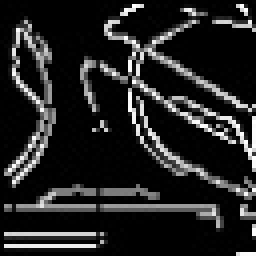
#> input picture train_data/0train168.jpg, 64 x 64 px, given in place of 171921-005.bmp, which was not available (shown 4 times larger)
$ python test.py
#> lines starting #> are read from the running program, lines starting #| are printed output that depends on the picture; pictures that were not available may be replaced by others from this repository, and a replacement may not be noted
import tensorflow as tf
import os
import numpy as np
import cv2
import glob


#参数设置
learning_rate = 0.0001
train_size = 350
batch_size = 50
train_data_path = "train_data"
test_data_path = "test_data"
img_num = 2
n_classes = 2
batch_step = 0
test1 = "test_data\\test1.jpg"


#读取图片，利用canny算子进行边缘检测
img = cv2.imread('tupian/171921-005.bmp')
#> img is the input picture: shape (64, 64, 3); min 0, max 255, mean 35.3
img_yuan = cv2.resize(img, (1024, 544))
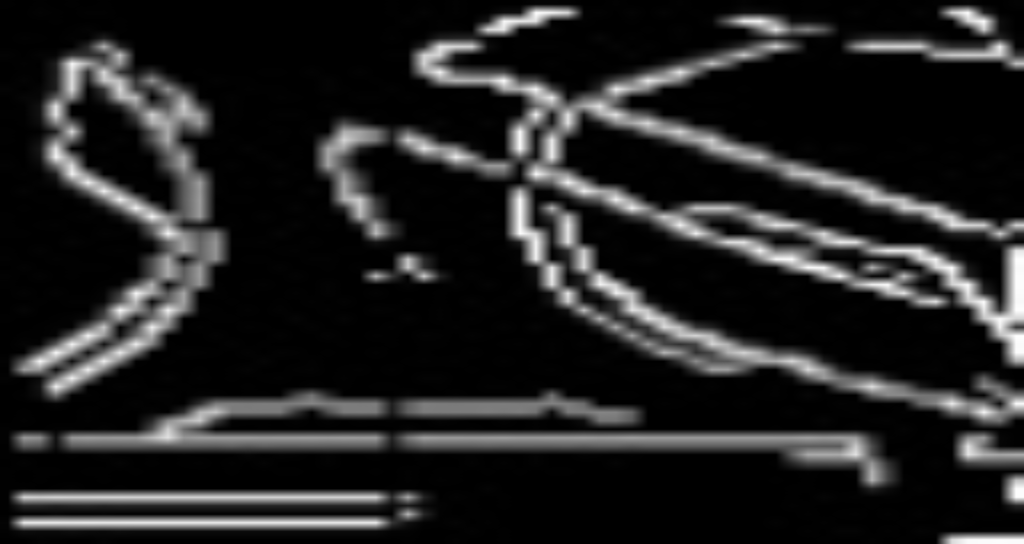
#> img_yuan: shape (544, 1024, 3); min 0, max 254, mean 35.2
img = cv2.cvtColor(img_yuan, cv2.COLOR_BGR2GRAY)
#> img: shape (544, 1024)
img = cv2.Canny(img, 50, 130)
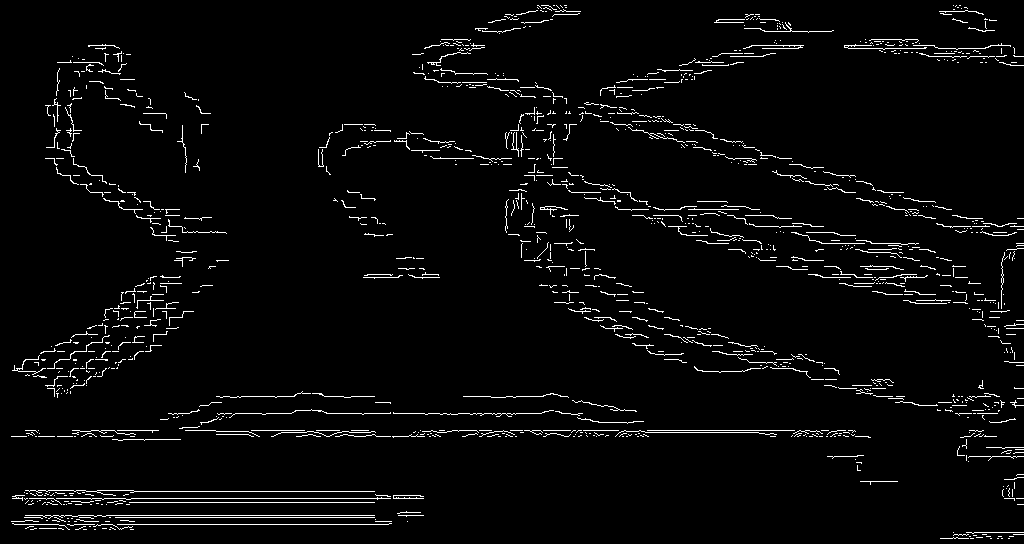
#> img: shape (544, 1024); 3.3% white in thin lines or dots


#利用霍夫变换检测圆
circles = cv2.HoughCircles(img, cv2.HOUGH_GRADIENT, dp=1, minDist=40, param1=220, param2=30, minRadius=5, maxRadius=40)
#> circles = None


#在保存切割的图像之前，清空文件夹内的内容
fileNames = glob.glob(test_data_path + r'\*')
for fileName in fileNames:
    if fileName == test1:
        pass
    else:
        os.remove(fileName)


#对图像进行标注，分割，保存
#> (the run stopped early here; a loop or call above may not have finished)

$ run again, on train_data/0train232.jpg
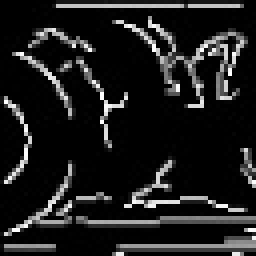
#> input picture train_data/0train232.jpg, 64 x 64 px, given in place of 171921-005.bmp, which was not available (shown 4 times larger)
#> img is the input picture: shape (64, 64, 3); min 0, max 255, mean 28.9
#> `img_yuan = cv2.resize(img, (1024, 544))`:
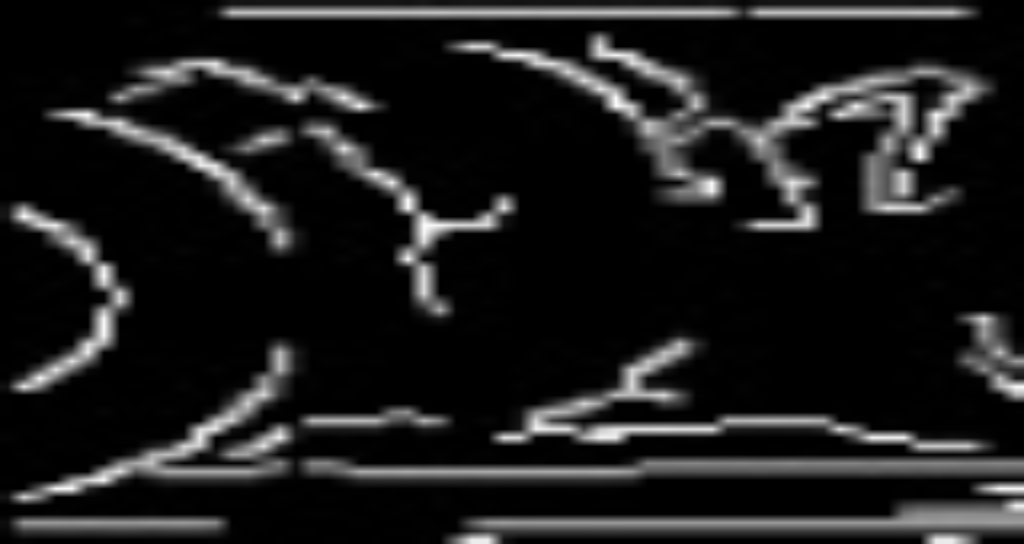
#> img_yuan: shape (544, 1024, 3); min 0, max 252, mean 28.8
#> `img = cv2.Canny(img, 50, 130)`:
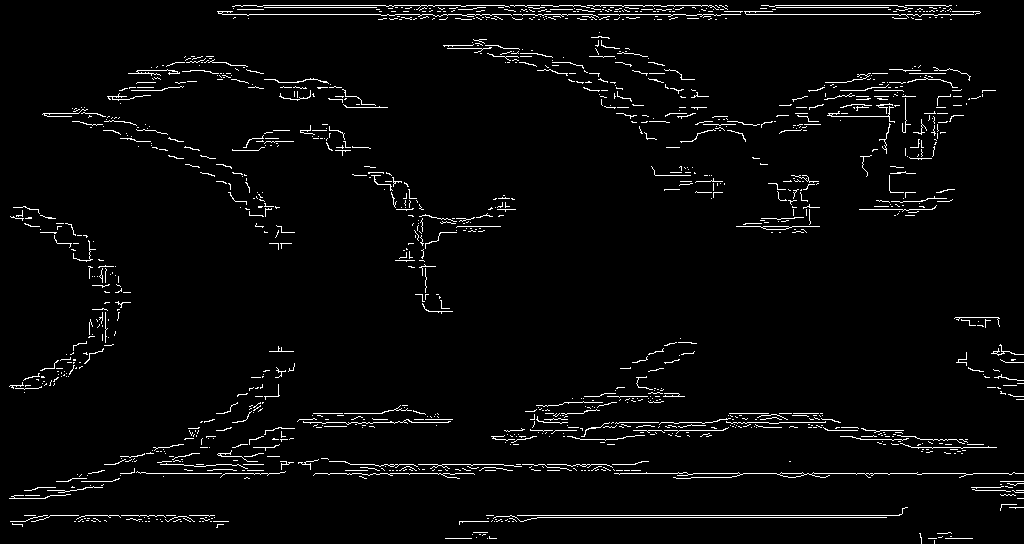
#> img: shape (544, 1024); 3.2% white in thin lines or dots
#> circles = None
